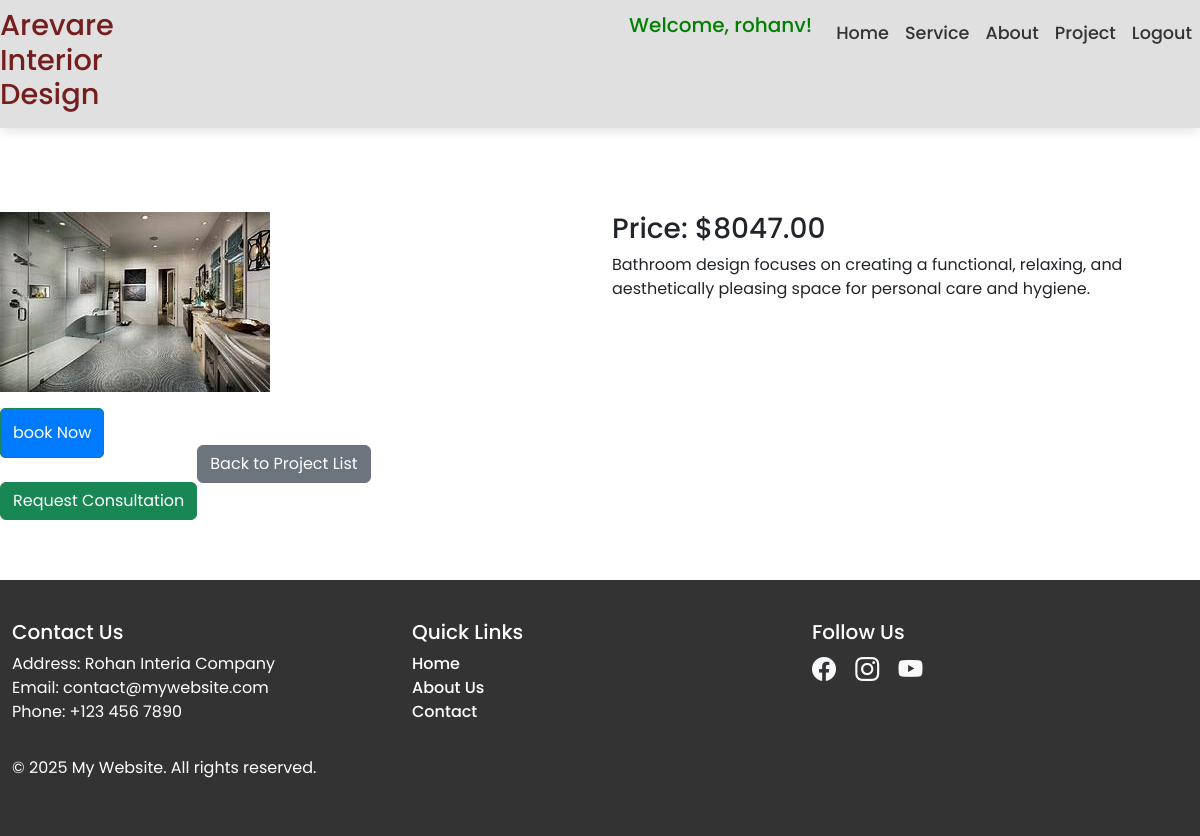
/8/ (signed in), run on the app's committed database.
### users/models.py (models this page shows)
class CustomUser(AbstractUser):
    email = models.EmailField(unique=True)

### project/models.py (models this page shows, shortened)
class ConstructionProject(models.Model):
    project_name = models.CharField(max_length=255)
    start_date = models.DateField()
    end_date = models.DateField()
    location = models.CharField(max_length=255)
    budget = models.DecimalField(max_digits=12, decimal_places=2)
    description = models.CharField(max_length=200)
    image = models.ImageField(upload_to='project/', blank=True, null=True, verbose_name="Project Image")

### project/views.py (the view)
# urls.py: path('<int:pk>/', views.project_details, name='project_details'),
@login_required
def project_details(request, pk):
    project = get_object_or_404(ConstructionProject, pk=pk)
    return render(request, 'project/project_details.html', {'project': project})

### templates/project/project_details.html (shortened to what this page needs)
{% extends 'base.html' %}
{% block content %}
<div class="row">
    <div class="col-md-6">
        <img src="{{ project.image.url }}" class="img-fluid" alt="{{ project.name }}">
    </div>
    <div class="col-md-6">
        <h3>Price: ${{ project.budget }}</h3>
        <p>{{ project.description }}</p>
    </div>
</div>
<div><table>
        <td>
            <form method="post" action="{% url 'booking:booking_now' %}" class="mt-3">
                <button type="submit" class="btn btn-success">book Now</button>
            </form>
            <br>
            <a href="{% url 'book_consultation' %}"class="btn btn-success">Request Consultation</a>
<td><div>
<a href="{% url 'project_list' %}" class="btn btn-secondary mt-3">Back to Project List</a>
</div></td>
</table>
{% endblock %}

### templates/base.html (shortened to what this page needs)
{% load static %}
<!DOCTYPE html>
<html lang="en">
<head>
    <link rel="stylesheet" href="{% static 'css/styles.css' %}">
    <link rel="stylesheet" href="{% static 'css/style.css' %}">
    <link rel="stylesheet" href="{% static 'css/stylese.css' %}">
    <link rel="stylesheet" href="{% static 'css/all.css' %}">
    <link href="https://cdn.jsdelivr.net/npm/bootstrap-icons/font/bootstrap-icons.css" rel="stylesheet">
    <link href="https://cdn.jsdelivr.net/npm/bootstrap@5.3.0-alpha1/dist/css/bootstrap.min.css" rel="stylesheet">
    <link rel="stylesheet" href="https://cdnjs.cloudflare.com/ajax/libs/font-awesome/5.15.4/css/all.min.css">
</head>
<body>
    <header>
        <nav class="navbar navbar-expand-lg">
                <div id="navbarNav" class="collapse navbar-collapse">
                    <ul class="navbar-nav ms-auto">
                         <h1 class="nav-link1">Arevare Interior Design</h1>
                        {% if user.is_authenticated %}
                        <h4 class="navbar-brand" style="color: green;">Welcome, {{ user.username }}!</h4>
                        {% if request.user.is_staff %}
                        <a class="nav-link active" href="{% url 'booking:admin_dashboard' %}">Admin Dashboard</a>
                        <li class="nav-item"><a class="nav-link active" href="{% url 'admin_logout' %}">Logout</a></li>
                        {% else %}
                        <li class="nav-item"><a class="nav-link" href="{% url 'home2' %}">Home</a></li>
                        <li class="nav-item"><a class="nav-link" href="{% url 'home1' %}">Service</a></li>
                        <li class="nav-item"><a class="nav-link" href="{% url 'about' %}">About</a></li>
                        <li class="nav-item"><a class="nav-link" href="{% url 'project_list' %}">Project</a></li>
                        <li class="nav-item"><a class="nav-link" href="{% url 'logout' %}">Logout</a></li>
                        {% endif %}
                        {% endif %}
                    </ul>
                </div>
        </nav>
    </header>
    <section class="content-section">
        {% block content %}{% endblock %}
    </section>
    <footer>
        <div class="container">
            <div class="row">
                <div class="col-md-4 mb-3">
                    <h5>Contact Us</h5>
                    <p>
                        Address: Rohan Interia Company<br>
                        Email: contact@mywebsite.com<br>
                        Phone: +123 456 7890
                    </p>
                </div>
                <div class="col-md-4 mb-3">
                    <h5>Quick Links</h5>
                    <ul class="list-unstyled">
                        <li><a href="{% url 'project_list' %}" class="text-white">Home</a></li>
                        <li><a href="{% url 'about' %}" class="text-white">About Us</a></li>
                        <li><a href="{% url 'contact' %}" class="text-white">Contact</a></li>
                    </ul>
                </div>
                <div class="col-md-4 mb-3">
                    <h5>Follow Us</h5>
                    <div class="social-icons">
                        <a href="https://facebook.com" target="_blank"><i class="bi bi-facebook"></i></a>
                        <a href="https://instagram.com" target="_blank"><i class="bi bi-instagram"></i></a>
                        <a href="https://youtube.com" target="_blank"><i class="bi bi-youtube"></i></a>
                    </div>
                </div>
            </div>
            <p>&copy; 2025 My Website. All rights reserved.</p>
        </div>
    </footer>
</body>
</html>

### static/css/styles.css (style rules this page uses)
.nav-link { font-size: 16px; }
.navbar-nav .nav-link { color: #ffffff; font-size: 20px; transition: all 0.3s ease; }
body, html { margin: 0; padding: 0; height: 100%; }
button[type="submit"] { background-color: #007bff; color: white; border-radius: 5px; padding: 12px; font-size: 16px; transition: background-color 0.3s ease; }
a { color: #007bff; text-decoration: none; font-weight: 500; }
.mt-3 { margin-top: 20px; }

### static/css/style.css (style rules this page uses)
body { font-family: Arial, sans-serif; }
.container { margin-top: 50px; }

### static/css/stylese.css (style rules this page uses)
:root { --font-family: "Poppins", sans-serif; --font-color-primary: #fff; --font-color-secundary: #1680ac; --font-color-menu: #222; --bg-primary: #2696e9; --bg-secundary: #fff; }
* { margin: 0; padding: 0; box-sizing: border-box; font-family: var(--font-family); }

### templates/base.html (style rules this page uses)
.navbar { position: sticky; top: 0; z-index: 1000; background: rgba(255, 255, 255, 0.85); backdrop-filter: blur(10px); box-shadow: 0 4px 10px rgba(0, 0, 0, 0.1); transition: background 0.3s ease; }
.navbar-nav .nav-link { color: #333; font-size: 1.1rem; font-weight: 500; padding: 12px 18px; position: relative; transition: all 0.3s ease; }
.navbar-nav .nav-link1 { color:#751e1e; font-size: 1.8rem; padding-right: 28rem; }
footer { background-color: #333; color: #fff; padding: 40px 0; }
footer h5 { color: #fff; }
footer a { color: #f8f9fa; text-decoration: none; }
footer .social-icons i { font-size: 1.5rem; margin-right: 15px; color: #f8f9fa; transition: color 0.3s ease; }
.container { max-width: 1200px; margin: 0 auto; }
.content-section { padding: 60px 0; }

### data on the page
CustomUser: username "rohanv"
ConstructionProject: image (picture), budget "8047.00", description "Bathroom design focuses on creating a functional, relaxing, and aesthetically pleasing space for personal care and hygiene."
